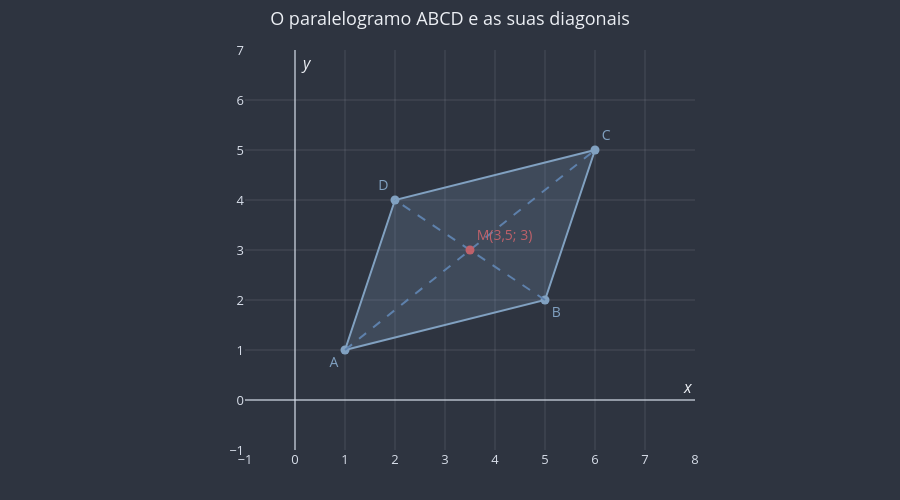

The code cell stored with this chart in its notebook:
### Markdown cell above
**Exercício 8.** O quarto vértice $D$ do paralelogramo $ABCD$, com $A(1, 1)$, $B(5, 2)$ e $C(6, 5)$ consecutivos.

As diagonais $AC$ e $BD$ se cortam ao meio, então têm o **mesmo ponto médio** $M$. Calculamos $M$ pela diagonal conhecida $AC$ e depois achamos $D$ como a outra ponta de $BD$.

### Code cell
A8, B8, C8 = (1, 1), (5, 2), (6, 5)
M = ponto_medio(A8, C8)                       # (3.5, 3)
vertice_d_ex8 = (2 * M[0] - B8[0], 2 * M[1] - B8[1])   # (7 − 5, 6 − 2) = (2, 4)

print(M, vertice_d_ex8)

D8 = vertice_d_ex8
fig = uga.criar_plano_cartesiano(
    titulo="O paralelogramo ABCD e as suas diagonais", x_min=-1, x_max=8, y_min=-1, y_max=7
)
fig = uga.desenhar_poligono(fig, [A8, B8, C8, D8], rotulos=["A", "B", "C", "D"])
fig = uga.desenhar_segmento(fig, A8, C8, espessura=2, tracejado=True)
fig = uga.desenhar_segmento(fig, B8, D8, espessura=2, tracejado=True)
fig = uga.desenhar_ponto(fig, M, rotulo="M", cor=uga.CORES["destaque"], mostrar_coordenadas=True)
uga.mostrar(fig)

### Figure 1 — Plotly figure (JSON) as saved in the notebook; plotly's stock layout.template omitted (floating-point values rounded to 4 significant figures)
{"data": [{"fill": "toself", "fillcolor": "rgba(129, 161, 193, 0.2)", "hoverinfo": "skip", "line": {"color": "#81A1C1", "width": 2}, "mode": "lines", "showlegend": false, "type": "scatter", "x": [1, 5, 6, 2, 1], "y": [1, 2, 5, 4, 1]}, {"cliponaxis": false, "hovertemplate": "A(1, 1)<extra></extra>", "marker": {"color": "#81A1C1", "size": 9}, "mode": "markers+text", "showlegend": false, "text": ["A"], "textfont": {"color": "#81A1C1", "size": 14}, "textposition": "bottom left", "type": "scatter", "x": [1], "y": [1]}, {"cliponaxis": false, "hovertemplate": "B(5, 2)<extra></extra>", "marker": {"color": "#81A1C1", "size": 9}, "mode": "markers+text", "showlegend": false, "text": ["B"], "textfont": {"color": "#81A1C1", "size": 14}, "textposition": "bottom right", "type": "scatter", "x": [5], "y": [2]}, {"cliponaxis": false, "hovertemplate": "C(6, 5)<extra></extra>", "marker": {"color": "#81A1C1", "size": 9}, "mode": "markers+text", "showlegend": false, "text": ["C"], "textfont": {"color": "#81A1C1", "size": 14}, "textposition": "top right", "type": "scatter", "x": [6], "y": [5]}, {"cliponaxis": false, "hovertemplate": "D(2, 4)<extra></extra>", "marker": {"color": "#81A1C1", "size": 9}, "mode": "markers+text", "showlegend": false, "text": ["D"], "textfont": {"color": "#81A1C1", "size": 14}, "textposition": "top left", "type": "scatter", "x": [2], "y": [4]}, {"hoverinfo": "skip", "line": {"color": "#5E81AC", "dash": "dash", "width": 2}, "mode": "lines", "showlegend": false, "type": "scatter", "x": [1, 6], "y": [1, 5]}, {"hoverinfo": "skip", "line": {"color": "#5E81AC", "dash": "dash", "width": 2}, "mode": "lines", "showlegend": false, "type": "scatter", "x": [5, 2], "y": [2, 4]}, {"cliponaxis": false, "hovertemplate": "M(3,5; 3)<extra></extra>", "marker": {"color": "#BF616A", "size": 9}, "mode": "markers+text", "showlegend": false, "text": ["M(3,5; 3)"], "textfont": {"color": "#BF616A", "size": 14}, "textposition": "top right", "type": "scatter", "x": [3.5], "y": [3]}], "layout": {"annotations": [{"font": {"color": "#ECEFF4", "size": 16}, "showarrow": false, "text": "<i>x</i>", "x": 8, "xanchor": "right", "y": 0, "yanchor": "bottom"}, {"font": {"color": "#ECEFF4", "size": 16}, "showarrow": false, "text": "<i>y</i>", "x": 0, "xanchor": "left", "xshift": 4, "y": 7, "yanchor": "top"}], "font": {"color": "#ECEFF4", "size": 13}, "height": 500, "hoverlabel": {"bgcolor": "#3B4252", "font": {"color": "#ECEFF4"}}, "hovermode": "closest", "margin": {"b": 50, "l": 60, "r": 20, "t": 50}, "paper_bgcolor": "#2E3440", "plot_bgcolor": "#2E3440", "showlegend": false, "title": {"text": "O paralelogramo ABCD e as suas diagonais", "x": 0.5}, "xaxis": {"color": "#D8DEE9", "constrain": "domain", "dtick": 1, "gridcolor": "rgba(216, 222, 233, 0.15)", "range": [-1, 8], "showgrid": true, "zeroline": true, "zerolinecolor": "rgba(216, 222, 233, 0.6)", "zerolinewidth": 2}, "yaxis": {"color": "#D8DEE9", "constrain": "domain", "dtick": 1, "gridcolor": "rgba(216, 222, 233, 0.15)", "range": [-1, 7], "scaleanchor": "x", "scaleratio": 1, "showgrid": true, "zeroline": true, "zerolinecolor": "rgba(216, 222, 233, 0.6)", "zerolinewidth": 2}}}
